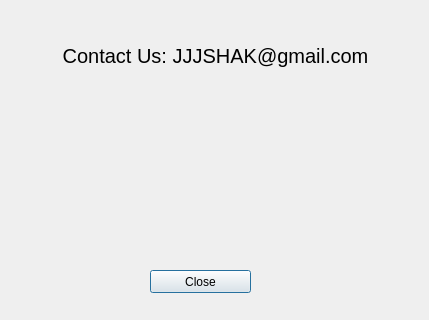
<?xml version="1.0" encoding="UTF-8"?>
<ui version="4.0">
 <class>Contact</class>
 <widget class="QDialog" name="Contact">
  <property name="geometry">
   <rect>
    <x>0</x>
    <y>0</y>
    <width>429</width>
    <height>320</height>
   </rect>
  </property>
  <property name="windowTitle">
   <string>Contact Us</string>
  </property>
  <widget class="QPushButton" name="pushButton">
   <property name="geometry">
    <rect>
     <x>150</x>
     <y>270</y>
     <width>101</width>
     <height>23</height>
    </rect>
   </property>
   <property name="text">
    <string>Close</string>
   </property>
  </widget>
  <widget class="QLabel" name="contact">
   <property name="geometry">
    <rect>
     <x>20</x>
     <y>10</y>
     <width>391</width>
     <height>91</height>
    </rect>
   </property>
   <property name="font">
    <font>
     <pointsize>15</pointsize>
    </font>
   </property>
   <property name="text">
    <string>Contact Us: JJJSHAK@gmail.com</string>
   </property>
   <property name="alignment">
    <set>Qt::AlignCenter</set>
   </property>
  </widget>
  <widget class="QLabel" name="logo">
   <property name="geometry">
    <rect>
     <x>130</x>
     <y>90</y>
     <width>141</width>
     <height>141</height>
    </rect>
   </property>
   <property name="text">
    <string/>
   </property>
  </widget>
 </widget>
 <resources/>
 <connections/>
</ui>
